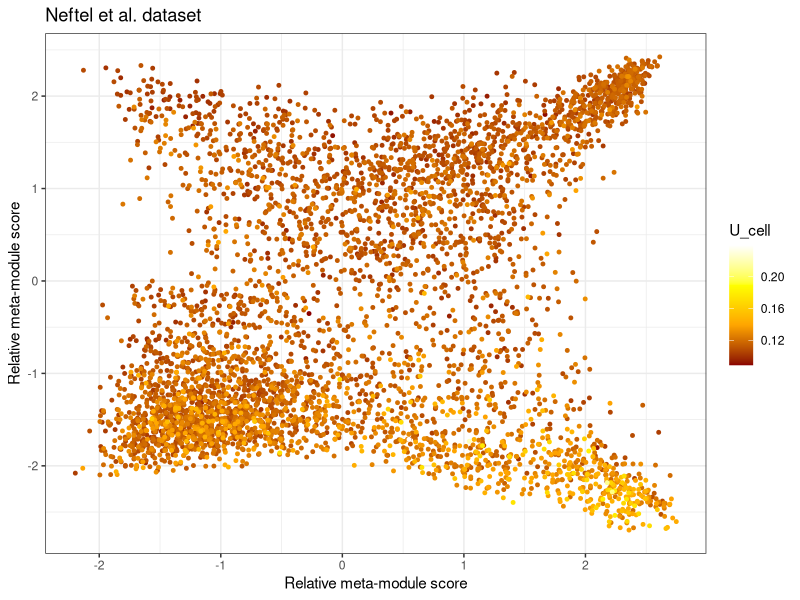
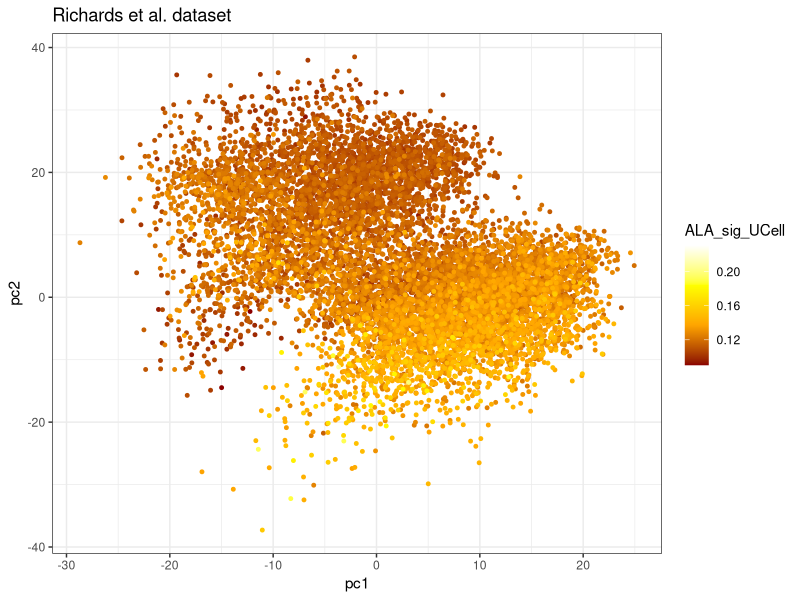

Generate these figures, in order, with R:
library(readxl)
library(pheatmap)
library(openxlsx)
library(RColorBrewer)
library(ggplot2)
library(ggthemes)
library(scales)

# Figure 4A
data = read_excel("4A.xlsx")

attach(data)


ggplot(data, aes(X,Y)) +                     
  geom_point(aes(color = U_cell), size = 1) +
  theme_bw()+ 
  scale_colour_gradientn(colours = c("darkred", "orange", "yellow", "white"))+
  ggtitle("Neftel et al. dataset") +
  xlab("Relative meta-module score") + ylab("Relative meta-module score")

  
 
# Figure 4B
data = read.csv("4B.csv")

ggplot(data, aes(X,Y)) +                     
  geom_point(aes(color = ALA_sig_UCell), size = 1) +
  theme_bw()+ scale_colour_gradientn(colours = c("darkred", "orange", "yellow", "white")) + 
  xlab('pc1') + ylab("pc2")+
  ggtitle("Richards et al. dataset")